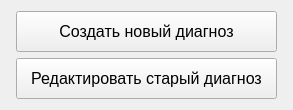
<?xml version="1.0" encoding="UTF-8"?>
<ui version="4.0">
 <class>CMenu</class>
 <widget class="QWidget" name="CMenu">
  <property name="geometry">
   <rect>
    <x>0</x>
    <y>0</y>
    <width>293</width>
    <height>110</height>
   </rect>
  </property>
  <property name="minimumSize">
   <size>
    <width>293</width>
    <height>110</height>
   </size>
  </property>
  <property name="maximumSize">
   <size>
    <width>293</width>
    <height>110</height>
   </size>
  </property>
  <property name="windowTitle">
   <string>WriterDiagnosis</string>
  </property>
  <layout class="QVBoxLayout" name="verticalLayout">
   <item>
    <layout class="QHBoxLayout" name="horizontalLayout">
     <item>
      <spacer name="horizontalSpacer">
       <property name="orientation">
        <enum>Qt::Horizontal</enum>
       </property>
       <property name="sizeHint" stdset="0">
        <size>
         <width>40</width>
         <height>20</height>
        </size>
       </property>
      </spacer>
     </item>
     <item>
      <widget class="QPushButton" name="pb_create">
       <property name="minimumSize">
        <size>
         <width>261</width>
         <height>41</height>
        </size>
       </property>
       <property name="maximumSize">
        <size>
         <width>261</width>
         <height>41</height>
        </size>
       </property>
       <property name="font">
        <font>
         <pointsize>12</pointsize>
        </font>
       </property>
       <property name="text">
        <string>Создать новый диагноз</string>
       </property>
      </widget>
     </item>
     <item>
      <spacer name="horizontalSpacer_3">
       <property name="orientation">
        <enum>Qt::Horizontal</enum>
       </property>
       <property name="sizeHint" stdset="0">
        <size>
         <width>40</width>
         <height>20</height>
        </size>
       </property>
      </spacer>
     </item>
    </layout>
   </item>
   <item>
    <layout class="QHBoxLayout" name="horizontalLayout_2">
     <item>
      <spacer name="horizontalSpacer_2">
       <property name="orientation">
        <enum>Qt::Horizontal</enum>
       </property>
       <property name="sizeHint" stdset="0">
        <size>
         <width>40</width>
         <height>20</height>
        </size>
       </property>
      </spacer>
     </item>
     <item>
      <widget class="QPushButton" name="pb_edit">
       <property name="minimumSize">
        <size>
         <width>261</width>
         <height>41</height>
        </size>
       </property>
       <property name="maximumSize">
        <size>
         <width>261</width>
         <height>41</height>
        </size>
       </property>
       <property name="font">
        <font>
         <pointsize>12</pointsize>
        </font>
       </property>
       <property name="text">
        <string>Редактировать старый диагноз</string>
       </property>
      </widget>
     </item>
     <item>
      <spacer name="horizontalSpacer_4">
       <property name="orientation">
        <enum>Qt::Horizontal</enum>
       </property>
       <property name="sizeHint" stdset="0">
        <size>
         <width>40</width>
         <height>20</height>
        </size>
       </property>
      </spacer>
     </item>
    </layout>
   </item>
  </layout>
 </widget>
 <resources/>
 <connections/>
</ui>
